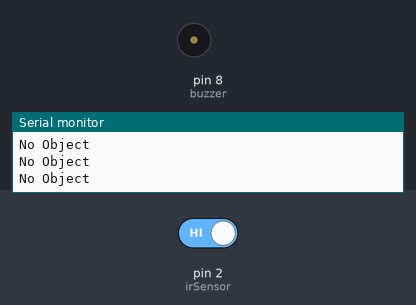
The sketch below on a simulated Arduino Uno, built with avr-gcc and run on an emulated ATmega328P. On the bench: buzzer (waves = sounding, pin HIGH), the last lines printed to the serial monitor. The inputs (shaded band) are chosen by the test bench; at power-on: pin 2 (irSensor) HIGH.

Above: at 1.2 s.
1.3 s: pin 2 (irSensor) driven LOW
At 1.6 s:
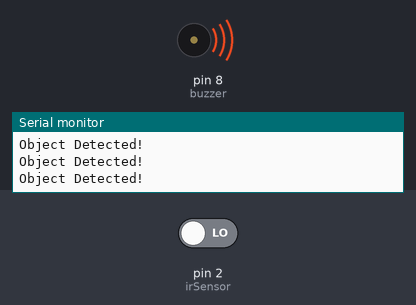
2.8 s: pin 2 (irSensor) driven HIGH
At 4.1 s:
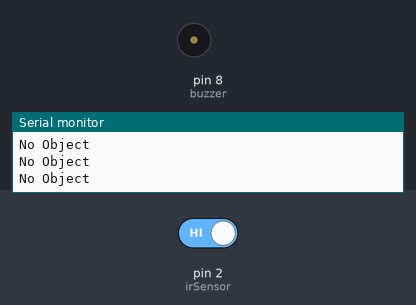
Timing chart, 0 to 5.8 s (numbered marks = the images above; inputs shaded):
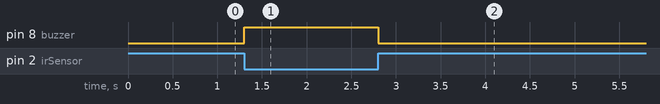

The sketch:

ir_sensor+buzzer_arduino.ino
```cpp
int irSensor = 2;
int buzzer = 8;

void setup() {
  pinMode(irSensor, INPUT);
  pinMode(buzzer, OUTPUT);

  Serial.begin(9600);
}

void loop() {

  int sensorValue = digitalRead(irSensor);

  if (sensorValue == LOW) {
    // Object detected
    digitalWrite(buzzer, HIGH);
    Serial.println("Object Detected!");
  }
  else {
    // No object detected
    digitalWrite(buzzer, LOW);
    Serial.println("No Object");
  }

  delay(100);
}
```

Measured:
- after the input at 1.3 s, pin 8 (buzzer): LOW → HIGH at once
- after the input at 2.8 s, pin 8 (buzzer): HIGH → LOW at once
